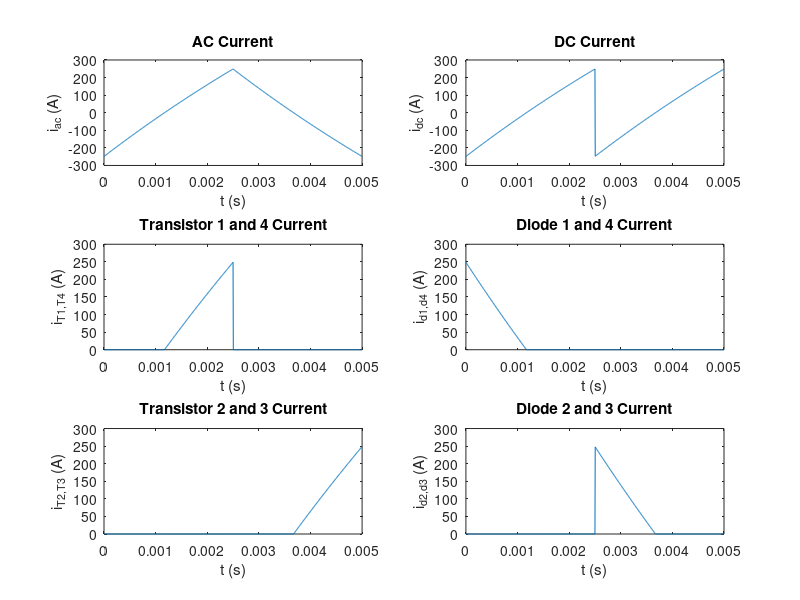

Recreate this plot in MATLAB.
clear
clc

Vac_fund = 800/pi; % magnitude of fundamental component
Vdc = Vac_fund*pi/4; % Vac_fund = Vdc*4/pi

% given quantities
r = 0.1;
L = 1e-3;
f = 200;
T = 1/f;

tau = L/r; % time constant

I_max = (Vdc/r)*(1-exp(-T/(2*tau)))/(1+exp(-T/(2*tau))); % maximum ac current
I_min = -I_max; % minimum ac current

t = 0:T/1000:T; % time vector

% loop to determine the quantities
for k = 1:length(t)
    if t(k) <= T/2
        V_ac(k) = Vdc;
        V_S14(k) = 0;
        V_S23(k) = V_ac(k);
        i_ac(k) = Vdc/r + (I_min - (Vdc/r))*exp(-t(k)/tau);
        i_S14(k) = i_ac(k);
        i_S23(k) = 0;
        i_dc(k) = i_ac(k);
    else
        V_ac(k) = -Vdc;
        V_S14(k) = -V_ac(k);
        V_S23(k) = 0;
        i_ac(k) = -Vdc/r + (I_max + (Vdc/r))*exp(-(t(k)-(T/2))/tau);
        i_S14(k) = 0;
        i_S23(k) = -i_ac(k);
        i_dc(k) = -i_ac(k);
    end
end

% Transistor Voltages
V_T14 = V_S14;
V_T23 = V_S23;

% Diode Voltages
V_d14 = -V_S14;
V_d23 = -V_S23;

% Transistor Currents
i_T14 = i_S14 .* (i_S14 >= 0);
i_T23 = i_S23 .* (i_S23 >= 0);

% Diode Currents
i_d14 = i_S14 .* -(i_S14 <= 0);
i_d23 = i_S23 .* -(i_S23 <= 0);

figure;
ax1 = subplot(3,2,1);
plot(t,i_ac)
ylim([-300 300])
title("AC Current")
xlabel("t (s)")
ylabel("i_a_c (A)")

ax2 = subplot(3,2,2);
plot(t,i_dc)
ylim([-300 300])
title("DC Current")
xlabel("t (s)")
ylabel("i_d_c (A)")

ax3 = subplot(3,2,3);
plot(t,i_T14)
ylim([0 300])
title("Transistor 1 and 4 Current")
xlabel("t (s)")
ylabel("i_T_1_,_T_4 (A)")

ax5 = subplot(3,2,5);
plot(t,i_T23)
ylim([0 300])
title("Transistor 2 and 3 Current")
ylabel("i_T_2_,_T_3 (A)")
xlabel("t (s)")

ax4 = subplot(3,2,4);
plot(t,i_d14)
ylim([0 300])
title("Diode 1 and 4 Current")
xlabel("t (s)")
ylabel("i_d_1_,_d_4 (A)")

ax6 = subplot(3,2,6);
plot(t,i_d23)
ylim([0 300])
title("Diode 2 and 3 Current")
xlabel("t (s)")
ylabel("i_d_2_,_d_3 (A)")